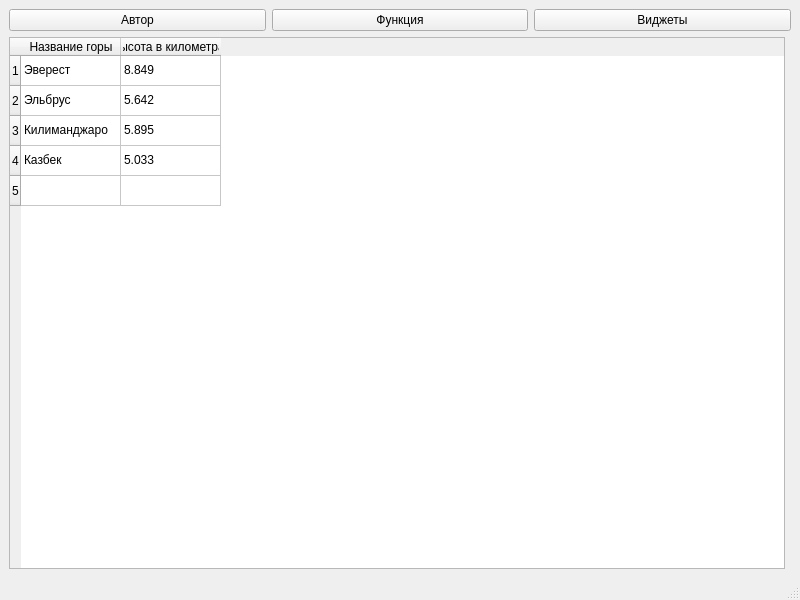
<?xml version="1.0" encoding="UTF-8"?>
<ui version="4.0">
 <class>MainWindow</class>
 <widget class="QMainWindow" name="MainWindow">
  <property name="geometry">
   <rect>
    <x>0</x>
    <y>0</y>
    <width>800</width>
    <height>600</height>
   </rect>
  </property>
  <property name="windowTitle">
   <string>Лабораторная работа №23</string>
  </property>
  <property name="windowIcon">
   <iconset resource="res.qrc">
    <normaloff>:/assets/WindowIcon.png</normaloff>:/assets/WindowIcon.png</iconset>
  </property>
  <widget class="QWidget" name="centralwidget">
   <layout class="QVBoxLayout" name="verticalLayout">
    <item>
     <layout class="QHBoxLayout" name="additionalWindows">
      <item>
       <widget class="QPushButton" name="widgets">
        <property name="text">
         <string>Автор</string>
        </property>
       </widget>
      </item>
      <item>
       <widget class="QPushButton" name="mathFunc">
        <property name="text">
         <string>Функция</string>
        </property>
       </widget>
      </item>
      <item>
       <widget class="QPushButton" name="author">
        <property name="text">
         <string>Виджеты</string>
        </property>
       </widget>
      </item>
     </layout>
    </item>
    <item>
     <layout class="QHBoxLayout" name="graph">
      <item>
       <widget class="QTableWidget" name="tableWidget">
        <row/>
        <row/>
        <row/>
        <row/>
        <row/>
        <column>
         <property name="text">
          <string>Название горы</string>
         </property>
        </column>
        <column>
         <property name="text">
          <string>Высота в километрах</string>
         </property>
        </column>
        <item row="0" column="0">
         <property name="text">
          <string>Эверест</string>
         </property>
        </item>
        <item row="0" column="1">
         <property name="text">
          <string>8.849</string>
         </property>
        </item>
        <item row="1" column="0">
         <property name="text">
          <string>Эльбрус</string>
         </property>
        </item>
        <item row="1" column="1">
         <property name="text">
          <string>5.642</string>
         </property>
        </item>
        <item row="2" column="0">
         <property name="text">
          <string>Килиманджаро</string>
         </property>
        </item>
        <item row="2" column="1">
         <property name="text">
          <string>5.895</string>
         </property>
        </item>
        <item row="3" column="0">
         <property name="text">
          <string>Казбек</string>
         </property>
        </item>
        <item row="3" column="1">
         <property name="text">
          <string>5.033</string>
         </property>
        </item>
       </widget>
      </item>
      <item>
       <widget class="QChartView" name="chartView" native="true"/>
      </item>
     </layout>
    </item>
   </layout>
  </widget>
  <widget class="QMenuBar" name="menubar">
   <property name="geometry">
    <rect>
     <x>0</x>
     <y>0</y>
     <width>800</width>
     <height>23</height>
    </rect>
   </property>
  </widget>
  <widget class="QStatusBar" name="statusbar"/>
 </widget>
 <customwidgets>
  <customwidget>
   <class>QChartView</class>
   <extends>QWidget</extends>
   <header location="global">qchartview.h</header>
   <container>1</container>
  </customwidget>
 </customwidgets>
 <resources>
  <include location="res.qrc"/>
 </resources>
 <connections/>
</ui>
